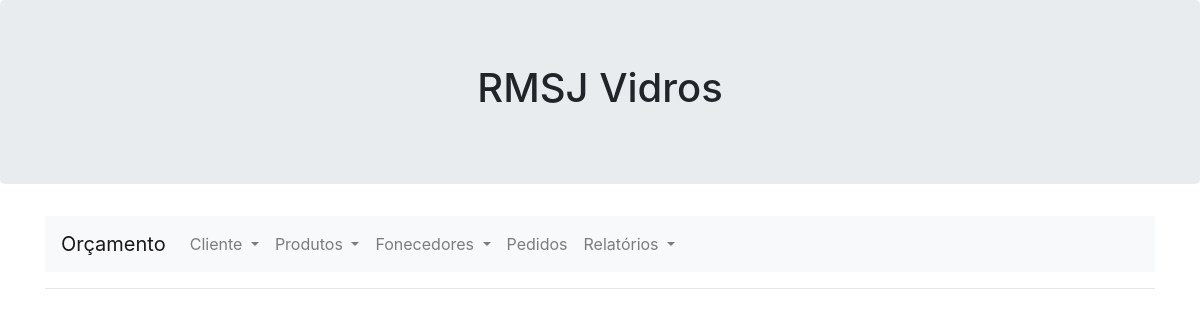
/cliente/atualizar/392.205.738-14, run on an earlier commit of the app's database.
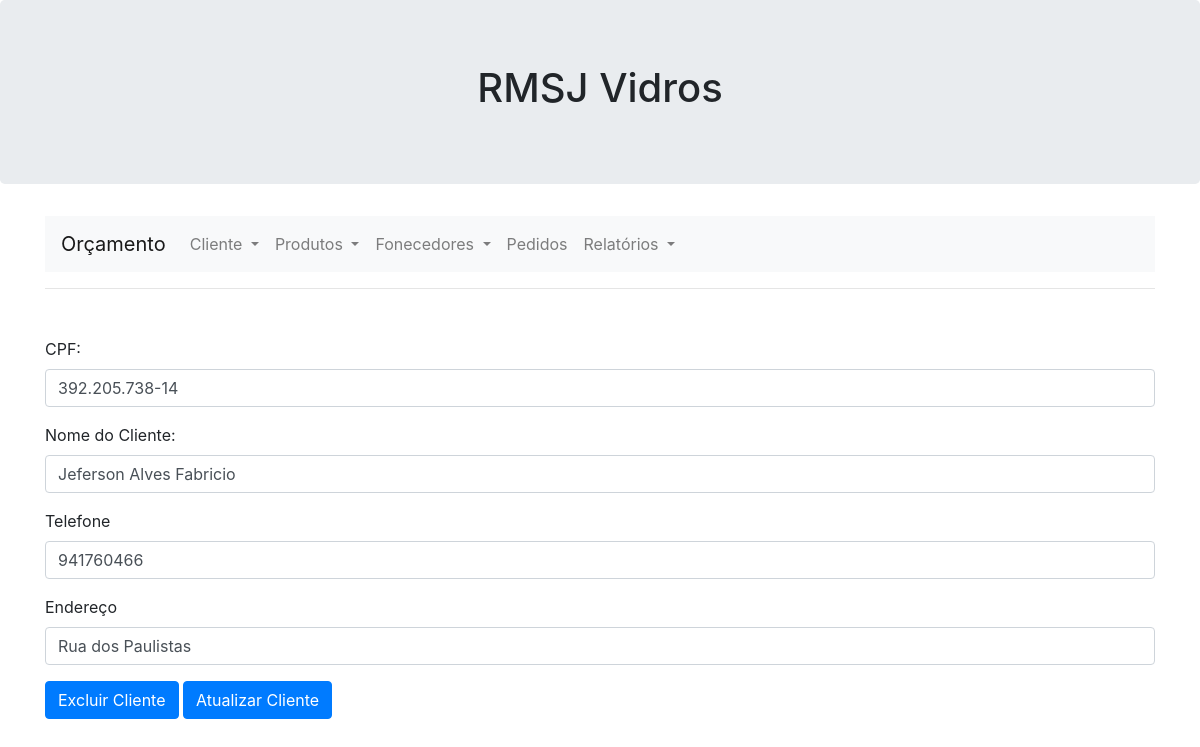
And on a later commit of the database.
### app/models/tables.py (models this page shows, shortened)
class Cliente(db.Model):
    __tablename__ = "Cliente"
    id = db.Column(db.Integer, primary_key=True)
    nome = db.Column(db.String(80), nullable=False)
    CPF = db.Column(db.String(80),unique=True, nullable=False)
    telefone = db.Column(db.String(80), nullable=False)
    Endereco = db.Column(db.String(80), nullable=False)
    def getCliente(CPF):
        cliente = Cliente.query.filter_by(CPF = CPF).all()
        return cliente

### app/controllers/Router.py (the view, shortened to what this page needs)
@app.route("/cliente/atualizar/<cpf>", methods=["GET","POST"])
def atualizar_cliente(cpf):
    form = forms.ClienteForm(request.form)
    return render_template('cliente.html',ClienteForm=form,cadastrar=False,pesquisa=True,atualizar=True,clientes=tables.Cliente.getCliente(cpf))

### app/models/forms.py
class ClienteForm(FlaskForm):
    nome = StringField("nome",validators=[DataRequired()])
    cpf = StringField("cpf",validators=[DataRequired()])
    telefone = StringField("telefone", validators=[DataRequired()])
    endereco = StringField("endereco",validators=[DataRequired()])

### app/templates/cliente.html (shortened to what this page needs)
{% extends "baseNavbar.html" %}
{% block content %}
{% if cadastrar %}
{% with messages = get_flashed_messages() %}
{% if messages %}
  {% for message in messages %}
    <p class="alert alert-danger">{{ message }}</p>
  {% endfor %}
{% endif %}
{% endwith %}
<form  method = "POST">
    <div class="form-group">
        {{ ClienteForm.csrf_token }}
        <label for="cpf">CPF</label>
        {{ ClienteForm.cpf(id="cpf",class="form-control", placeholder="123.456.789-00")}}
    </div>
    <div class="form-group">
        <label for="nome">Nome do Cliente</label>
        {{ ClienteForm.nome(class="form-control", id="nome", placeholder="Cliente") }}
        </div>
    <div class="form-group">
        <label for="Telefone">Telefone do Cliente</label>
        {{ ClienteForm.telefone(class="form-control", id="Telefone", placeholder="Telefone") }}
    </div>
    <div class="form-group">
        <label for="endereco">Endereço do Cliente</label>
        {{ ClienteForm.endereco(type="endereco",class="form-control", id="endereco", placeholder="Rua Exemplo, 144") }}
    </div>
     <button type="submit" class="btn btn-primary" action="/cliente/cadastrar/">Enviar</button>
  </form>
  {%else%}
  <form  method = "POST">
  {% if pesquisa %}
    {%for fon in clientes%}
    <div class="form-group">
      <label for="cpf">CPF:</label>
      <input type="text" class="form-control" id="cpf" name="cpf"value="{{fon.CPF}}">
    </div>
    <div class="form-group">
      <label for="cliente">Nome do Cliente:</label>
      <input type="text" class="form-control" id="cliente" name="cliente"value="{{fon.nome}}">
    </div>
    <div class="form-group">
      <label for="telefone">Telefone</label>
      <input type="telefone" class="form-control" id="telefone" name="telefone" value="{{fon.telefone}}">
    </div>
    <div class="form-group">
      <label for="endereco">Endereço</label>
      <input type="endereco" class="form-control" id="endereco" name="endereco" value="{{fon.Endereco}}">
    </div>
    <div class="form-group">
    <button type="submit" class="btn btn-primary" formaction="/cliente/deletar/{{fon.CPF}}" style={% if pesquisa %} "display:Line"{%else%}"display:none"{%endif%}>Excluir Cliente</button>
    <button type="submit" class="btn btn-primary" formaction="/cliente/atualizar/{{fon.CPF}}" style={% if pesquisa %} "display:Line"{%else%}"display:none"{%endif%}>Atualizar Cliente</button>
    </div>
    {%endfor%}
      {%endif%}
{% endif %}
</form>
{% endblock %}

What changed in the data, as far as the page shows it:
added Cliente: telefone "941760466", endereco "Rua dos Paulistas"
